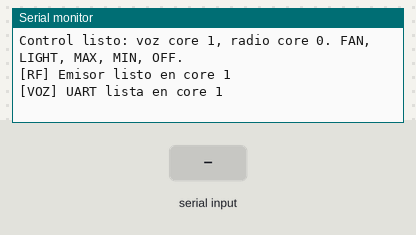
This sketch was run on a simulated ESP32. Shown: the last lines printed to the serial monitor. The inputs (shaded band) are chosen by the test bench.

Above: at 1.7 s.
1.8 s: "FAN\n" received over the second serial link
At 3.4 s:
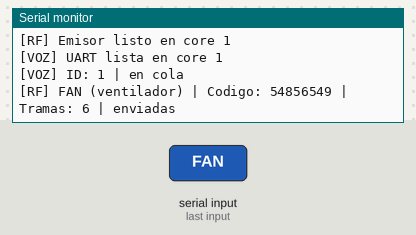
3.7 s: "LIGHT\n" received over the second serial link
At 5.1 s:
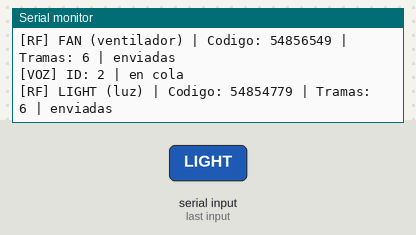
5.6 s: "MAX\n" received over the second serial link
At 6.6 s:
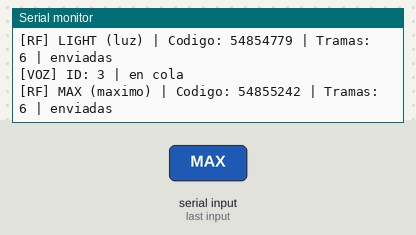
7.5 s: "MIN\n" received over the second serial link
At 9.1 s:
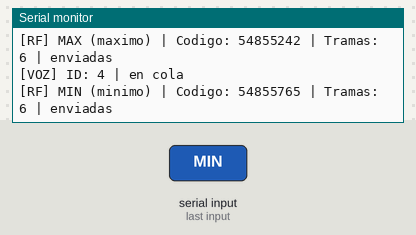
9.4 s: "OFF\n" received over the second serial link
At 10.7 s:
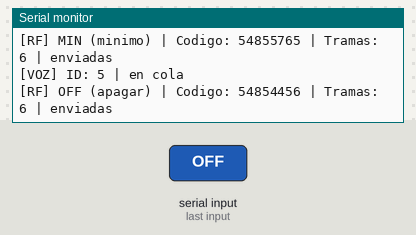
Timing chart, 0 to 12.3 s (numbered marks = the images above; inputs shaded):
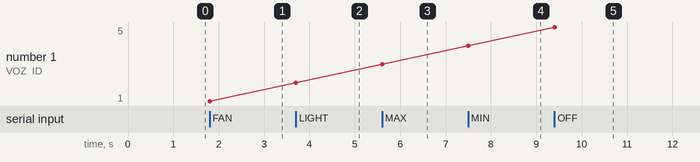

Measured:
- after the input at 1.8 s, the serial monitor: prints a new line at once (image 1)
- after the input at 3.7 s, the serial monitor: prints a new line at once (image 2)
- after the input at 5.6 s, the serial monitor: prints a new line at once (image 3)
- after the input at 7.5 s, the serial monitor: prints a new line at once (image 4)
- after the input at 9.4 s, the serial monitor: prints a new line at once (image 5)
- plotted number 1: 1 → 2 after the input at 3.7 s, 2 → 3 after the input at 5.6 s, 3 → 4 after the input at 7.5 s, 4 → 5 after the input at 9.4 s

The sketch:

control-voz.ino
```cpp
#include <Arduino.h>
#include <HardwareSerial.h>
#include <RCSwitch.h>
#include <string.h>
#include <freertos/FreeRTOS.h>
#include <freertos/queue.h>
#include <freertos/task.h>

#if CONFIG_FREERTOS_UNICORE
#error "Este sketch requiere un ESP32 de dos nucleos."
#endif

constexpr int PIN_RX_VOZ = 27;
constexpr int PIN_TX_RADIO = 25;
constexpr unsigned int BITS_RADIO = 32;
constexpr int PULSO_RADIO_US = 266;
constexpr int REPETICIONES_RADIO = 6;
constexpr unsigned long BAUDIOS = 115200;
constexpr bool TRANSMITIR_RADIO = true;
constexpr bool MOSTRAR_UART = false;
HardwareSerial voz(2);
RCSwitch radio;
QueueHandle_t colaOrdenes = nullptr;

enum class Orden : uint8_t {
  Ninguna = 0,
  Ventilador = 1,
  Luz = 2,
  Maximo = 3,
  Minimo = 4,
  Apagar = 5
};

Orden reconocerOrden(const char *mensaje) {
  if (strcmp(mensaje, "FAN") == 0) return Orden::Ventilador;
  if (strcmp(mensaje, "LIGHT") == 0) return Orden::Luz;
  if (strcmp(mensaje, "MAX") == 0) return Orden::Maximo;
  if (strcmp(mensaje, "MIN") == 0) return Orden::Minimo;
  if (strcmp(mensaje, "OFF") == 0) return Orden::Apagar;
  return Orden::Ninguna;
}

void procesarOrden(Orden orden) {
  const char *nombre = nullptr;
  unsigned long codigo = 0;
  switch (orden) {
    case Orden::Ventilador: nombre = "FAN (ventilador)"; codigo = 54856549UL; break;
    case Orden::Luz: nombre = "LIGHT (luz)"; codigo = 54854779UL; break;
    case Orden::Maximo: nombre = "MAX (maximo)"; codigo = 54855242UL; break;
    case Orden::Minimo: nombre = "MIN (minimo)"; codigo = 54855765UL; break;
    case Orden::Apagar: nombre = "OFF (apagar)"; codigo = 54854456UL; break;
    default: return;
  }
  // send ya repite la trama: no llamar dos veces ni procesar tambien CMD:<id>.
  if (TRANSMITIR_RADIO) radio.send(codigo, BITS_RADIO);
  Serial.printf("[RF] %s | Codigo: %lu | Tramas: %d | %s\n", nombre, codigo,
                REPETICIONES_RADIO, TRANSMITIR_RADIO ? "enviadas" : "radio desactivada");
}

void tareaRadio(void *) {
  // Solo esta tarea utiliza RCSwitch; la UART nunca espera a radio.send().
  radio.enableTransmit(PIN_TX_RADIO);
  radio.setProtocol(1);
  radio.setPulseLength(PULSO_RADIO_US);
  radio.setRepeatTransmit(REPETICIONES_RADIO);
  Serial.printf("[RF] Emisor listo en core %d\n", xPortGetCoreID());
  Orden orden;
  for (;;) {
    if (xQueueReceive(colaOrdenes, &orden, portMAX_DELAY) == pdTRUE) {
      procesarOrden(orden);
      vTaskDelay(1);
    }
  }
}

void recibirVoz() {
  static char linea[192];
  static size_t longitud = 0;
  static bool descartar = false;

  while (voz.available() > 0) {
    const int dato = voz.read();
    if (dato < 0) break;
    const char caracter = static_cast<char>(dato);
    if (caracter == '\n') {
      if (!descartar) {
        linea[longitud] = '\0';
        if (MOSTRAR_UART) Serial.printf("[UART] %s\n", linea);
        const Orden orden = reconocerOrden(linea);
        if (orden != Orden::Ninguna) {
          if (xQueueSend(colaOrdenes, &orden, 0) == pdTRUE) {
            Serial.printf("[VOZ] ID: %u | en cola\n", static_cast<unsigned int>(orden));
          } else {
            Serial.println("[ERROR] Cola RF llena: orden descartada.");
          }
        }
      } else {
        Serial.println("[UART] Linea invalida o demasiado larga descartada.");
      }
      longitud = 0;
      descartar = false;
    } else if (caracter != '\r' && !descartar) {
      // Una linea larga se descarta entera para no interpretar su final como una orden.
      if (caracter == '\0' || longitud >= sizeof(linea) - 1) descartar = true;
      else linea[longitud++] = caracter;
    }
  }
}

void tareaVoz(void *) {
  voz.setRxBufferSize(4096);
  voz.begin(BAUDIOS, SERIAL_8N1, PIN_RX_VOZ, -1);
  Serial.printf("[VOZ] UART lista en core %d\n", xPortGetCoreID());
  for (;;) {
    recibirVoz();
    vTaskDelay(1);
  }
}

void setup() {
  Serial.begin(BAUDIOS);
  delay(500);
  colaOrdenes = xQueueCreate(16, sizeof(Orden));
  if (colaOrdenes == nullptr) {
    Serial.println("[ERROR] No se pudo crear la cola RF.");
    for (;;) delay(1000);
  }
  // La asignacion fija mantiene recepcion y transmision en nucleos distintos.
  if (xTaskCreatePinnedToCore(tareaRadio, "radio", 4096, nullptr, 1, nullptr,
                            0) != pdPASS) {
    Serial.println("[ERROR] No se pudo crear la tarea RF.");
    for (;;) delay(1000);
  }
  if (xTaskCreatePinnedToCore(tareaVoz, "voz", 4096, nullptr, 2, nullptr,
                            1) != pdPASS) {
    Serial.println("[ERROR] No se pudo crear la tarea de voz.");
    for (;;) delay(1000);
  }
  Serial.println("Control listo: voz core 1, radio core 0. FAN, LIGHT, MAX, MIN, OFF.");
}

void loop() {
  delay(1000);
}
```
